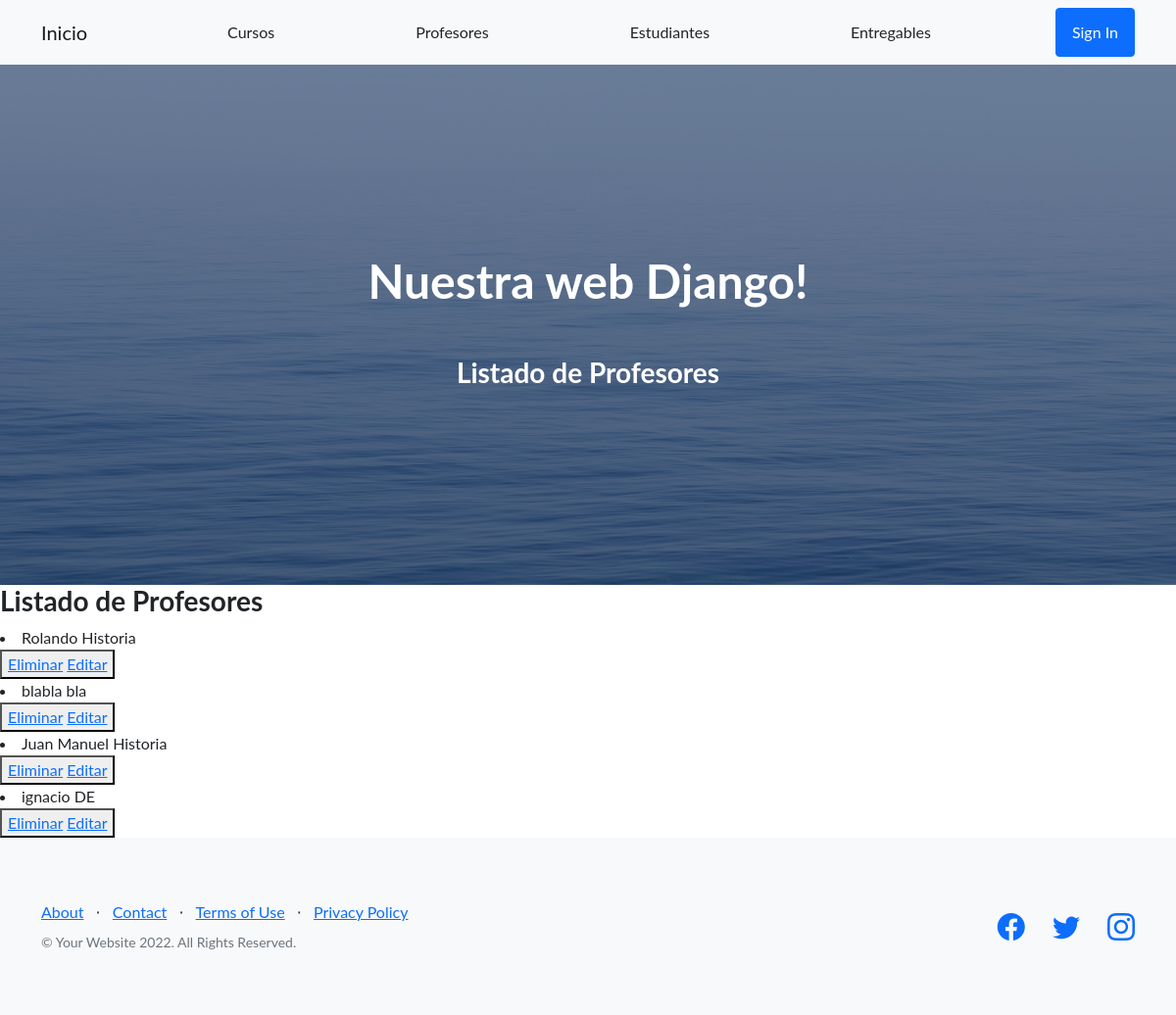
The page /AppCoder/profesores on the database as committed earlier.
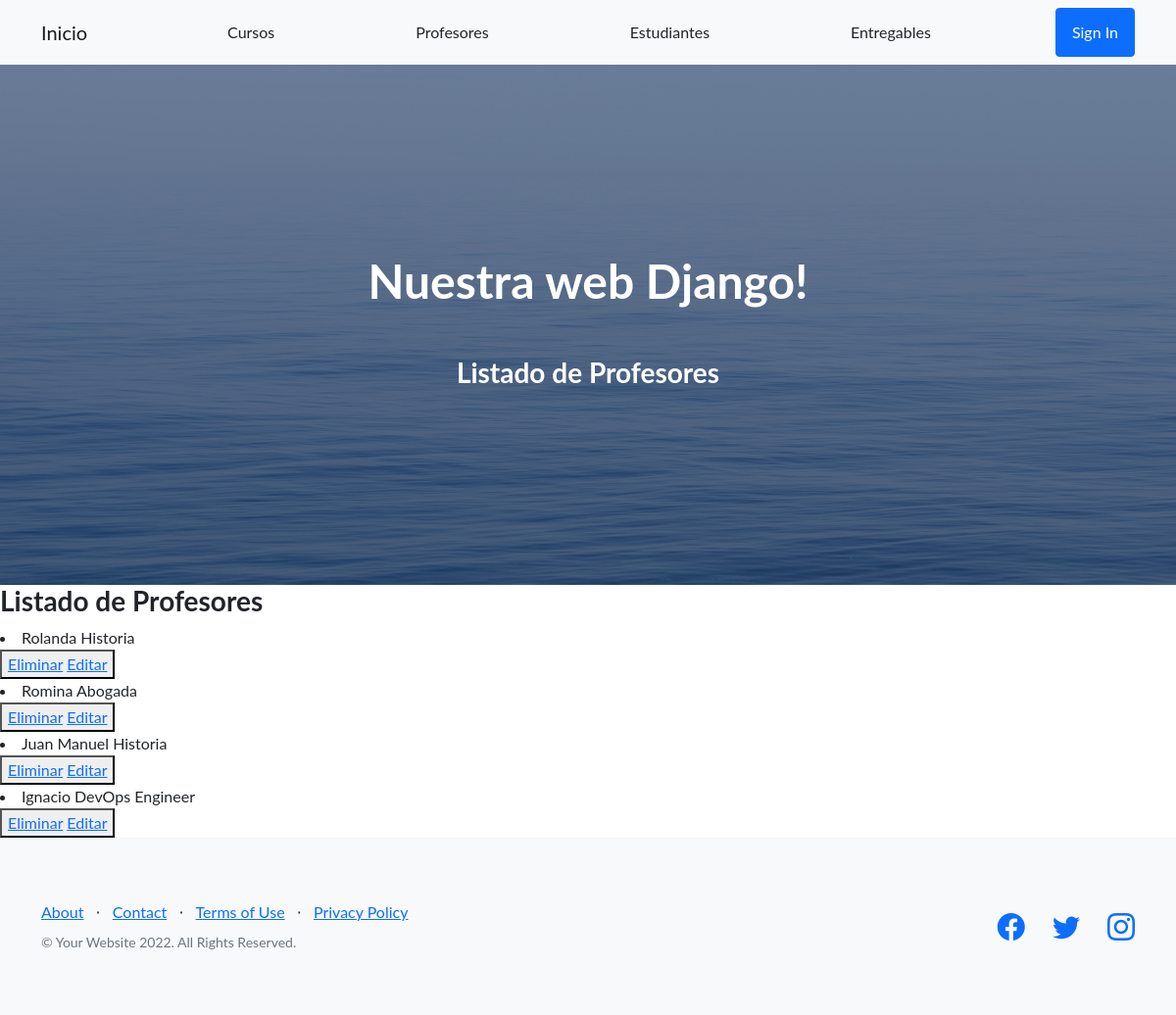
The same page on the database as committed later.
### AppCoder/models.py (models this page shows)
class Profesor(models.Model):
    nombre = models.CharField(max_length=30)
    apellido = models.CharField(max_length=30)
    email = models.EmailField()
    profesion = models.CharField(max_length=30)
    def __str__(self) -> str:
        return self.nombre+" "+str(self.profesion)

### AppCoder/views.py (the view)
# urls.py: path('profesores', leerProfesores, name='Profesores'),
def leerProfesores(request):
    profesores = Profesor.objects.all()
    contexto = {'profesores': profesores}
    return render(request, "AppCoder/profesores.html", contexto)

### AppCoder/templates/AppCoder/profesores.html
{% extends "AppCoder/padre.html" %}
{% load static %}
{% block contenidoQueCambia %}
<h3>Listado de Profesores</h3>
{% for profesor in profesores %}
    <li>{{profesor}}</li>
    <button>
        <a href="{% url 'EliminarProfesor' profesor.nombre %}">Eliminar</a>
        <a href="{% url 'EditarProfesor' profesor.nombre %}">Editar</a>
    </button>
{% endfor %}
{% endblock %}
{% block section_name %}
<h3>Listado de Profesores</h3>
{% endblock %}

### AppCoder/templates/AppCoder/padre.html (shortened to what this page needs)
<!DOCTYPE html>
<html lang="en">
    <head>
        {% load static %}
        <link href="https://cdn.jsdelivr.net/npm/bootstrap-icons@1.5.0/font/bootstrap-icons.css" rel="stylesheet" type="text/css" />
        <link href="{% static 'AppCoder/css/styles.css' %}" rel="stylesheet" />
    </head>
    <body>
        <nav class="navbar navbar-light bg-light static-top">
            <div class="container">
                <a class="navbar-brand" href="{% url 'Inicio' %}">Inicio</a>
                <a class="btn" href="{% url 'Cursos' %}">Cursos</a>
                <a class="btn" href="{% url 'Profesores' %}">Profesores</a>
                <a class="btn" href="{% url 'Estudiantes' %}">Estudiantes</a>
                <a class="btn" href="{% url 'Entregables' %}">Entregables</a>
                <a class="btn btn-primary" href="#signup">Sign In</a>
            </div>
        </nav>
        <header class="masthead">
            <div class="container position-relative">
                <div class="row justify-content-center">
                    <div class="col-xl-6">
                        <div class="text-center text-white">
                            <h1 class="mb-5">Nuestra web Django!</h1>
                            {% block section_name %}
                            {% endblock %}
                        </div>
                    </div>
                </div>
            </div>
        </header>
        {% block contenidoQueCambia %}
        {% endblock %}
        <footer class="footer bg-light">
            <div class="container">
                <div class="row">
                    <div class="col-lg-6 h-100 text-center text-lg-start my-auto">
                        <ul class="list-inline mb-2">
                            <li class="list-inline-item"><a href="#!">About</a></li>
                            <li class="list-inline-item">⋅</li>
                            <li class="list-inline-item"><a href="#!">Contact</a></li>
                            <li class="list-inline-item">⋅</li>
                            <li class="list-inline-item"><a href="#!">Terms of Use</a></li>
                            <li class="list-inline-item">⋅</li>
                            <li class="list-inline-item"><a href="#!">Privacy Policy</a></li>
                        </ul>
                        <p class="text-muted small mb-4 mb-lg-0">&copy; Your Website 2022. All Rights Reserved.</p>
                    </div>
                    <div class="col-lg-6 h-100 text-center text-lg-end my-auto">
                        <ul class="list-inline mb-0">
                            <li class="list-inline-item me-4">
                                <a href="#!"><i class="bi-facebook fs-3"></i></a>
                            </li>
                            <li class="list-inline-item me-4">
                                <a href="#!"><i class="bi-twitter fs-3"></i></a>
                            </li>
                            <li class="list-inline-item">
                                <a href="#!"><i class="bi-instagram fs-3"></i></a>
                            </li>
                        </ul>
                    </div>
                </div>
            </div>
        </footer>
    </body>
</html>

Rows that differ between the two databases and show on the page:
changed Profesor: nombre+profesion "Rolando Historia" → "Rolanda Historia"
changed Profesor: nombre+profesion "blabla bla" → "Romina Abogada"
changed Profesor: nombre+profesion "ignacio DE" → "Ignacio DevOps Engineer"
